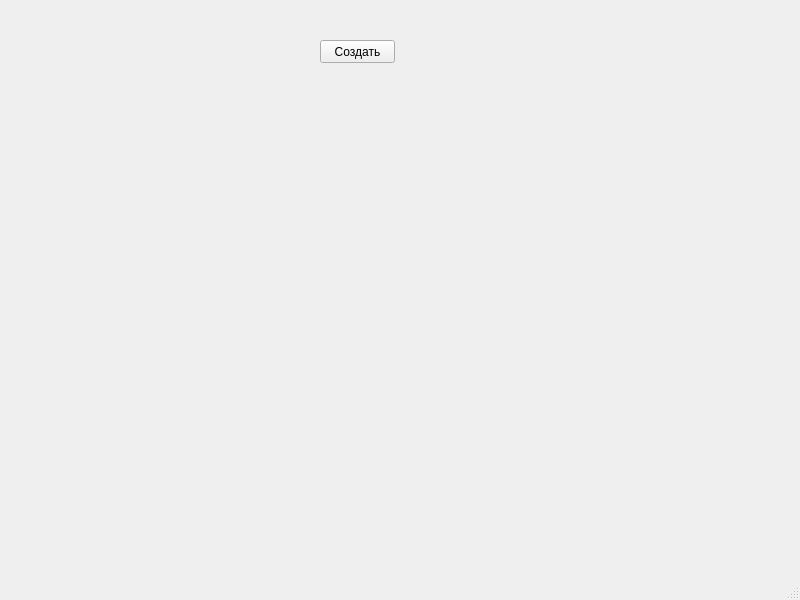
<?xml version="1.0" encoding="UTF-8"?>
<ui version="4.0">
 <class>MainWindow</class>
 <widget class="QMainWindow" name="MainWindow">
  <property name="geometry">
   <rect>
    <x>0</x>
    <y>0</y>
    <width>800</width>
    <height>600</height>
   </rect>
  </property>
  <property name="windowTitle">
   <string>MainWindow</string>
  </property>
  <widget class="QWidget" name="centralwidget">
   <widget class="QPushButton" name="creat">
    <property name="geometry">
     <rect>
      <x>320</x>
      <y>40</y>
      <width>75</width>
      <height>23</height>
     </rect>
    </property>
    <property name="text">
     <string>Создать</string>
    </property>
   </widget>
   <widget class="QLabel" name="label">
    <property name="geometry">
     <rect>
      <x>80</x>
      <y>90</y>
      <width>651</width>
      <height>441</height>
     </rect>
    </property>
    <property name="text">
     <string/>
    </property>
   </widget>
  </widget>
  <widget class="QMenuBar" name="menubar">
   <property name="geometry">
    <rect>
     <x>0</x>
     <y>0</y>
     <width>800</width>
     <height>21</height>
    </rect>
   </property>
  </widget>
  <widget class="QStatusBar" name="statusbar"/>
 </widget>
 <resources/>
 <connections/>
</ui>
